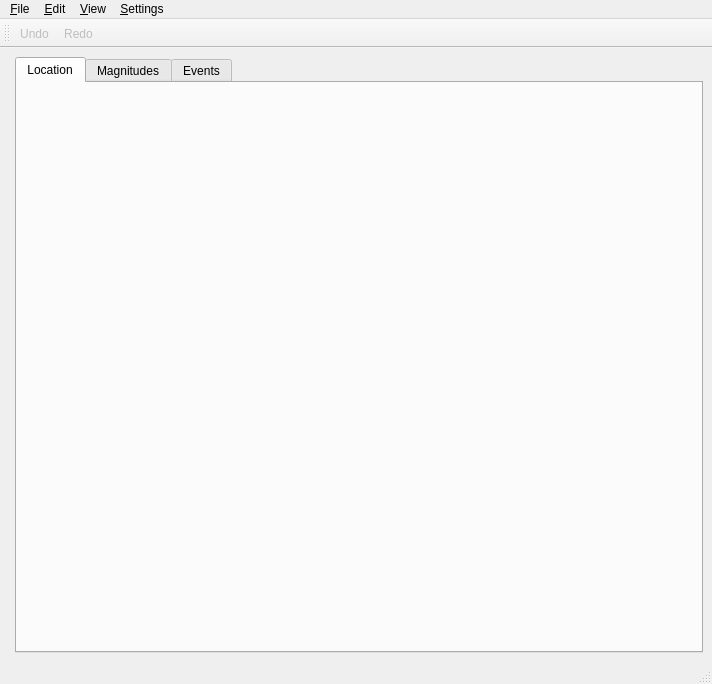
<ui version="4.0" >
 <author></author>
 <comment></comment>
 <exportmacro></exportmacro>
 <class>MainFrame</class>
 <widget class="QMainWindow" name="MainFrame" >
  <property name="geometry" >
   <rect>
    <x>0</x>
    <y>0</y>
    <width>712</width>
    <height>684</height>
   </rect>
  </property>
  <property name="windowTitle" >
   <string>OriginLocator</string>
  </property>
  <property name="iconSize" >
   <size>
    <width>16</width>
    <height>16</height>
   </size>
  </property>
  <widget class="QWidget" name="centralwidget" >
   <layout class="QHBoxLayout" >
    <property name="margin" >
     <number>9</number>
    </property>
    <property name="spacing" >
     <number>6</number>
    </property>
    <item>
     <widget class="QFrame" name="frameSummary" >
      <property name="frameShape" >
       <enum>QFrame::StyledPanel</enum>
      </property>
      <property name="frameShadow" >
       <enum>QFrame::Raised</enum>
      </property>
     </widget>
    </item>
    <item>
     <widget class="QTabWidget" name="tabWidget" >
      <property name="sizePolicy" >
       <sizepolicy>
        <hsizetype>7</hsizetype>
        <vsizetype>7</vsizetype>
        <horstretch>1</horstretch>
        <verstretch>0</verstretch>
       </sizepolicy>
      </property>
      <widget class="QWidget" name="tabLocation" >
       <attribute name="title" >
        <string>Location</string>
       </attribute>
      </widget>
      <widget class="QWidget" name="tabMagnitudes" >
       <attribute name="title" >
        <string>Magnitudes</string>
       </attribute>
      </widget>
      <widget class="QWidget" name="tabEventList" >
       <attribute name="title" >
        <string>Events</string>
       </attribute>
      </widget>
     </widget>
    </item>
   </layout>
  </widget>
  <widget class="QStatusBar" name="statusbar" >
   <property name="geometry" >
    <rect>
     <x>0</x>
     <y>663</y>
     <width>712</width>
     <height>21</height>
    </rect>
   </property>
  </widget>
  <widget class="QMenuBar" name="menuBar" >
   <property name="geometry" >
    <rect>
     <x>0</x>
     <y>0</y>
     <width>712</width>
     <height>28</height>
    </rect>
   </property>
   <widget class="QMenu" name="menuSettings" >
    <property name="title" >
     <string>&amp;Settings</string>
    </property>
   </widget>
   <widget class="QMenu" name="menu_File" >
    <property name="title" >
     <string>&amp;File</string>
    </property>
    <addaction name="actionOpen" />
    <addaction name="actionSave" />
    <addaction name="separator" />
    <addaction name="actionQuit" />
   </widget>
   <widget class="QMenu" name="menuView" >
    <property name="title" >
     <string>&amp;View</string>
    </property>
    <addaction name="actionShowSummary" />
    <addaction name="actionShowStations" />
    <addaction name="actionShowEventList" />
   </widget>
   <widget class="QMenu" name="menuEdit" >
    <property name="title" >
     <string>&amp;Edit</string>
    </property>
    <addaction name="actionUndo" />
    <addaction name="actionRedo" />
    <addaction name="separator" />
    <addaction name="actionCreateArtificialOrigin" />
   </widget>
   <addaction name="menu_File" />
   <addaction name="menuEdit" />
   <addaction name="menuView" />
   <addaction name="menuSettings" />
  </widget>
  <widget class="QToolBar" name="toolBarEdit" >
   <property name="windowTitle" >
    <string>Edit</string>
   </property>
   <property name="orientation" >
    <enum>Qt::Horizontal</enum>
   </property>
   <property name="iconSize" >
    <size>
     <width>16</width>
     <height>16</height>
    </size>
   </property>
   <attribute name="toolBarArea" >
    <number>4</number>
   </attribute>
   <addaction name="actionUndo" />
   <addaction name="actionRedo" />
  </widget>
  <action name="actionShowStations" >
   <property name="checkable" >
    <bool>true</bool>
   </property>
   <property name="checked" >
    <bool>true</bool>
   </property>
   <property name="text" >
    <string>Show stations</string>
   </property>
   <property name="iconText" >
    <string>Show stations</string>
   </property>
   <property name="toolTip" >
    <string>Show stations</string>
   </property>
   <property name="shortcut" >
    <string>F9</string>
   </property>
  </action>
  <action name="actionShowEventList" >
   <property name="text" >
    <string>Show event list</string>
   </property>
   <property name="iconText" >
    <string>Show event list</string>
   </property>
   <property name="toolTip" >
    <string>Show event list</string>
   </property>
   <property name="shortcut" >
    <string>F10</string>
   </property>
  </action>
  <action name="actionAutoSelect" >
   <property name="checkable" >
    <bool>true</bool>
   </property>
   <property name="text" >
    <string>(DEBUG) Auto select incoming origin</string>
   </property>
   <property name="iconText" >
    <string>Auto select incoming origin</string>
   </property>
   <property name="toolTip" >
    <string>Auto select incoming origin</string>
   </property>
   <property name="shortcut" >
    <string>F8</string>
   </property>
  </action>
  <action name="actionUndo" >
   <property name="enabled" >
    <bool>false</bool>
   </property>
   <property name="icon" >
    <iconset resource="../../libs/seiscomp3/gui/datamodel/icons.qrc" >:/icons/icons/undo.png</iconset>
   </property>
   <property name="text" >
    <string>Undo</string>
   </property>
   <property name="iconText" >
    <string>Undo</string>
   </property>
   <property name="toolTip" >
    <string>Undo modifications on the current origin</string>
   </property>
   <property name="shortcut" >
    <string>Ctrl+Z</string>
   </property>
  </action>
  <action name="actionRedo" >
   <property name="enabled" >
    <bool>false</bool>
   </property>
   <property name="icon" >
    <iconset resource="../../libs/seiscomp3/gui/datamodel/icons.qrc" >:/icons/icons/redo.png</iconset>
   </property>
   <property name="text" >
    <string>Redo</string>
   </property>
   <property name="iconText" >
    <string>Redo</string>
   </property>
   <property name="toolTip" >
    <string>Redo the most recent undone origin modifications</string>
   </property>
   <property name="shortcut" >
    <string>Ctrl+Shift+Z</string>
   </property>
  </action>
  <action name="actionShowSummary" >
   <property name="checkable" >
    <bool>true</bool>
   </property>
   <property name="text" >
    <string>Show summary</string>
   </property>
   <property name="iconText" >
    <string>Show summary</string>
   </property>
   <property name="toolTip" >
    <string>Show summary</string>
   </property>
   <property name="shortcut" >
    <string>F8</string>
   </property>
  </action>
  <action name="actionQuit" >
   <property name="text" >
    <string>&amp;Quit</string>
   </property>
   <property name="shortcut" >
    <string>Ctrl+Q</string>
   </property>
  </action>
  <action name="actionOpen" >
   <property name="enabled" >
    <bool>false</bool>
   </property>
   <property name="text" >
    <string>&amp;Open</string>
   </property>
   <property name="shortcut" >
    <string>Ctrl+O</string>
   </property>
  </action>
  <action name="actionSave" >
   <property name="enabled" >
    <bool>false</bool>
   </property>
   <property name="text" >
    <string>&amp;Save</string>
   </property>
   <property name="shortcut" >
    <string>Ctrl+S</string>
   </property>
  </action>
  <action name="actionToolbars" >
   <property name="text" >
    <string>Toolbars</string>
   </property>
  </action>
  <action name="actionCreateArtificialOrigin" >
   <property name="text" >
    <string>Create artificial origin</string>
   </property>
   <property name="iconText" >
    <string>Create artificial origin</string>
   </property>
   <property name="toolTip" >
    <string>Create artificial origin</string>
   </property>
   <property name="shortcut" >
    <string>Ctrl+N</string>
   </property>
  </action>
 </widget>
 <pixmapfunction></pixmapfunction>
 <resources>
  <include location="../../../libs/seiscomp3/gui/datamodel/icons.qrc" />
  <include location="../../libs/seiscomp3/gui/datamodel/icons.qrc" />
 </resources>
 <connections/>
</ui>
